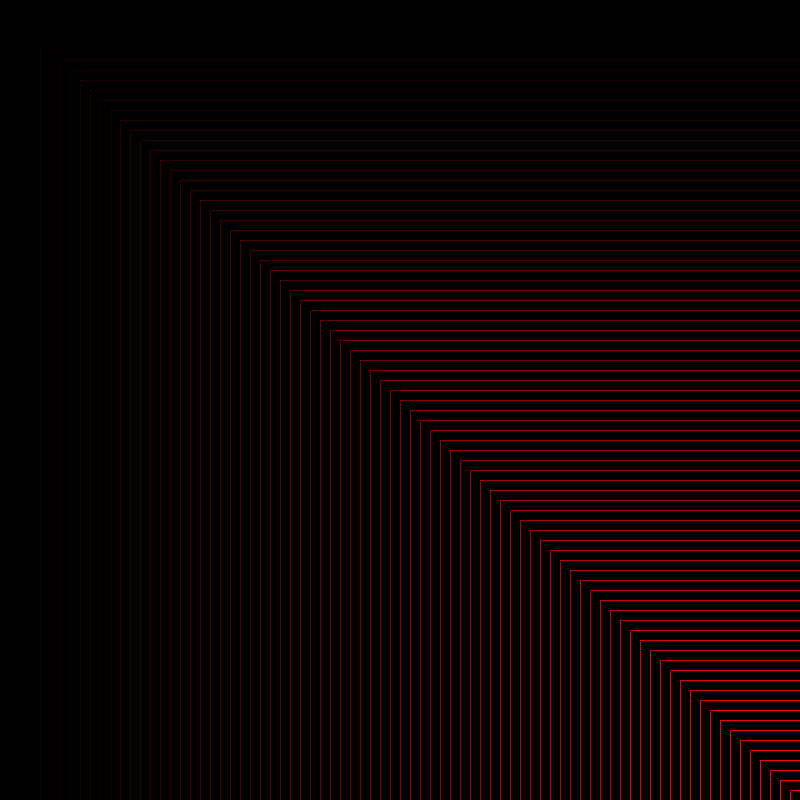
Frame 1 (no input)
Frame 60 (the mouse pressed at the canvas centre just before this capture): identical to frame 1, image omitted
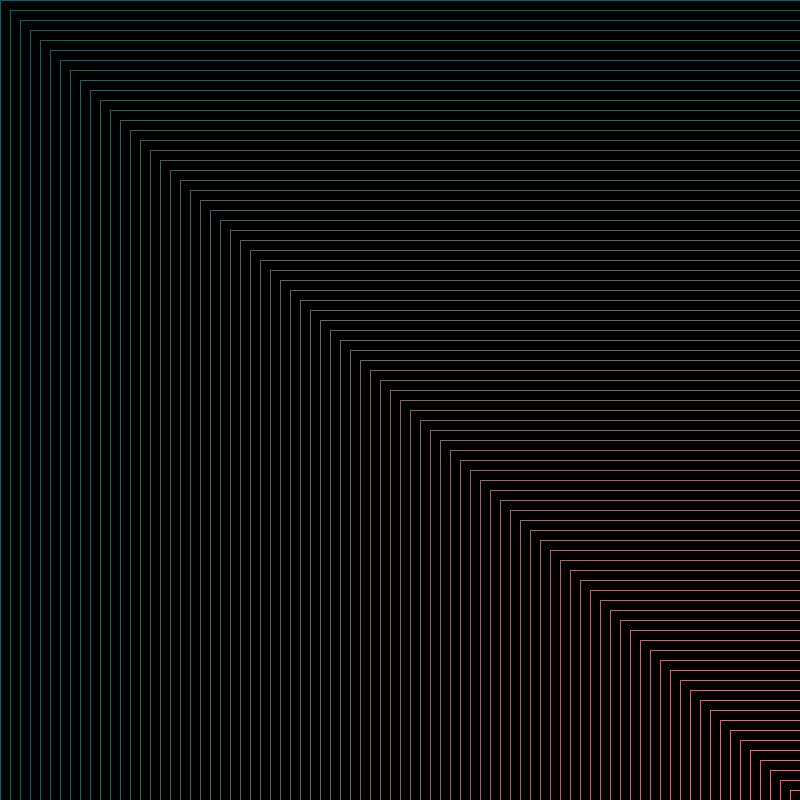
Frame 120 (the mouse held since frame 60 and released just before this capture)

The Processing sketch that drew these frames (run headless with seeded random() and noise(); from frame 60 on, the mouse is pressed at the canvas centre):

// Processing sketch: LSI_045_linesRepeat
// ── LSI_045_linesRepeat.pde
void setup(){
  size(800,800);
  
  //smooth();
}


void draw(){
  
  background(0);
  
stroke(255);
  
  for(int i=0; i<width;i=i+10){

 stroke(i/3,mouseY/4,mouseX/4);    

 line(i,i,width,i);
 line(i,i,i,height);
 //line(width,i,width/4,i/3);
    
  }
  
}
